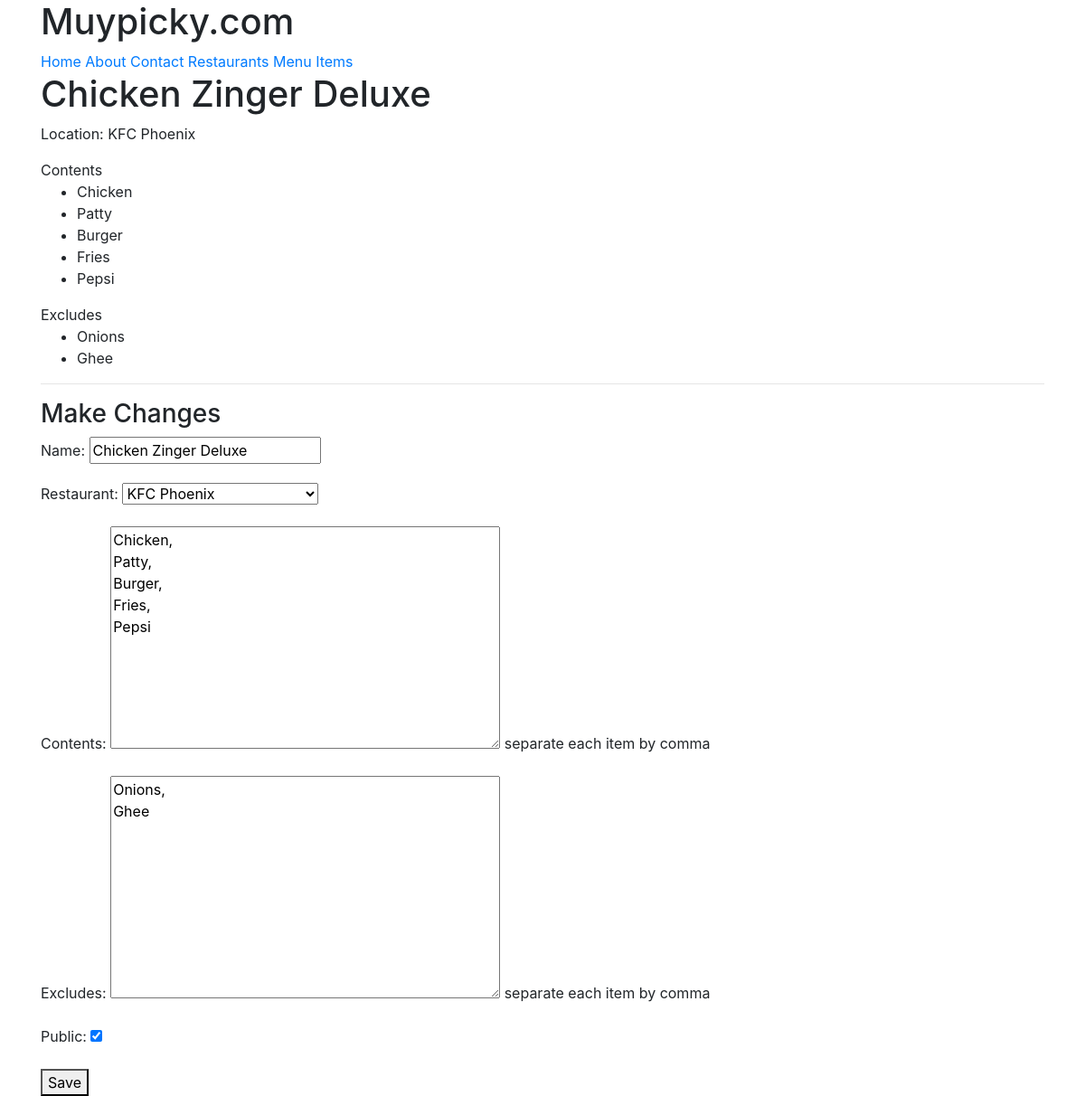
Screenshot of /items/1/ (signed in) with the database file from the repository.
### menus/models.py (models this page shows, shortened)
class Item(models.Model):
	user		=models.ForeignKey(settings.AUTH_USER_MODEL)
	restaurant	=models.ForeignKey(RestaurantLocation)
	name		=models.CharField(max_length=120)
	contents	=models.TextField(help_text='separate each item by comma')
	excludes	=models.TextField(blank=True, null=True, help_text='separate each item by comma')
	public		=models.BooleanField(default=True)
	timestamp	=models.DateTimeField(auto_now_add=True)
	updated		=models.DateTimeField(auto_now=True)
	class Meta:
		ordering	=['-updated','-timestamp']
	def get_contents(self):
		return self.contents.split(",") # returns a list of contents separated by commas
	def get_excludes(self):
		return self.excludes.split(",") # returns a list of excludes separated by commas

### restaurants/models.py (models this page shows, shortened)
class RestaurantLocation(models.Model):
	owner  		=models.ForeignKey(User) #class_instance.model_set.all() # For 'Django Models Unleashed' check out joincfe.com
	name		=models.CharField(max_length=120)
	location	=models.CharField(max_length=120,null=True,blank=True)
	category	=models.CharField(max_length=120,null=True,blank=False, validators=[validate_category])
	timestamp	=models.DateTimeField(auto_now_add=True)
	updated 	=models.DateTimeField(auto_now=True)
	slug		=models.SlugField(null=True,blank=True)
	objects=RestaurantLocationManager()
	def __str__(self):
		return self.name

### menus/views.py (the view)
# urls.py: url(r'^(?P<pk>\d+)/$', ItemUpdateView.as_view(),name='detail' ),
class ItemUpdateView(LoginRequiredMixin, UpdateView):
	template_name='menus/detail-update.html'
	form_class=ItemForm
	def get_queryset(self):
		return Item.objects.filter(user=self.request.user)
	def get_form_kwargs(self):
		kwargs=super(ItemUpdateView, self).get_form_kwargs()
		kwargs['user']=self.request.user
		return kwargs
	def get_context_data(self,*args,**kwargs):
		context=super(ItemUpdateView,self).get_context_data(*args,**kwargs)
		context['title']='Update Items'
		return context

### menus/forms.py
class ItemForm(forms.ModelForm):
	class Meta:
		model =Item
		fields =[
			'name',
			'restaurant',
			'contents',
			'excludes',
			'public'
		]
	def __init__(self, user=None, *args, **kwargs):
		print(user)
		super(ItemForm, self).__init__(*args,**kwargs)
		self.fields['restaurant'].queryset=RestaurantLocation.objects.filter(owner=user)# .exclude(item__isnull=False)

### restaurants/models.py (called while the page is built)
	def get_queryset(self):
		return RestaurantLocationQueryset(self.model, using=self._db)

### menus/templates/menus/detail-update.html (shortened to what this page needs)
{% extends "base.html" %}
{% block contents %}
<h1> {{ form.instance.name }} </h1>
<p> Location: {{form.instance.restaurant.name}} </p>
{% if form.instance.contents %}
Contents
<ul>
	{% for item in form.instance.get_contents %}
	<li>{{item}}</li>
	{% endfor %}
</ul>
{% endif %}
 {% if form.instance.excludes %}
Excludes
<ul>
	{% for item in form.instance.get_excludes %}
	<li>{{item}}</li>
	{% endfor %}
</ul>
 {% endif %}
 <hr>
 <h3>Make Changes</h3>
 {% include 'snippets/form-snippet.html' with form=form %}
{% endblock %}

### templates/snippets/form-snippet.html (shortened to what this page needs)
<form method="POST"> {% csrf_token %}
	{{form.as_p}}
	<button type='submit'> Save </button>
</form>

### rows the page displays
Item: instance.name "Chicken Zinger Deluxe", instance.restaurant.name "KFC Phoenix", name "Chicken Zinger Deluxe", restaurant "KFC Phoenix", contents "Chicken, Patty, Burger, Fries, Pepsi", excludes "Onions, Ghee", public "☑"

### other values shown
{{ item }} "Chicken" "Patty" "Burger" "Fries" "Pepsi"
{{ item }} "Onions" "Ghee"
